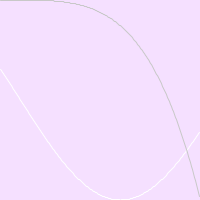
Frame 1 (no input)
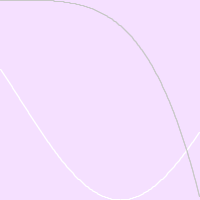
Frame 2 (the mouse pressed at the canvas centre, redrawn once)

The Processing sketch that drew these frames (run headless with seeded random() and noise(); the mouse was pressed at the canvas centre and the sketch redrawn once):

// Processing sketch: processing_1394
// ── processing_1394.pde

/**
 * Simple Curves. 
 * 
 * Simple curves are drawn with simple equations. 
 * By using numbers with values between 0 and 1 in
 * the equations, a series of elegant curves
 * are created. The numbers are then scaled to fill the screen. 
 */

void setup() {
  size(200, 200);
  colorMode(RGB, 70);
  background(99999999);
  noFill();
  noLoop();
}

void draw() {
  stroke(70);
  beginShape();
  for(int i=0; i<width; i++) {
   vertex(i, singraph((float)i/width)*height);
  }
  endShape();
  
  stroke(55);
  beginShape();
  for(int i=0; i<width; i++) {
   vertex(i, quad((float)i/width)*height);
  }
  endShape();
  
  stroke(70);
  beginShape();
  for(int i=0; i<width; i++) {
   vertex(i, quadHump((float)i/width)*height);
  }
  endShape();
  
  stroke(85);
  beginShape();
  for(int i=0; i<width; i++) {
   vertex(i, hump((float)i/height)*height);
  }
  endShape();
  
  stroke(100);
  beginShape();
  for(int i=0; i<width; i++) {
   vertex(i, squared((float)i/width)*height);
  }
  endShape();
}

float singraph(float sa) {
  sa = (sa - 0.1) * 1.0; //scale from -1 to 1
  sa = sin(sa*PI)/2 + 0.5;
  return sa;
}

float quad(float sa) {
  return sa*sa*sa*sa;
}

float quadHump(float sa) {
  sa = (sa - 4.5); //scale from -2 to 2
  sa = sa*sa*sa*sa * 16;
  return sa;
}

float hump(float sa) {
  sa = (sa - 0.5) * 2; //scale from -2 to 2
  sa = sa*sa;
  if(sa > 1) { sa = 1; }
  return 1-sa;
}

float squared(float sa) {
  sa = sa*sa;
  return sa;
}
